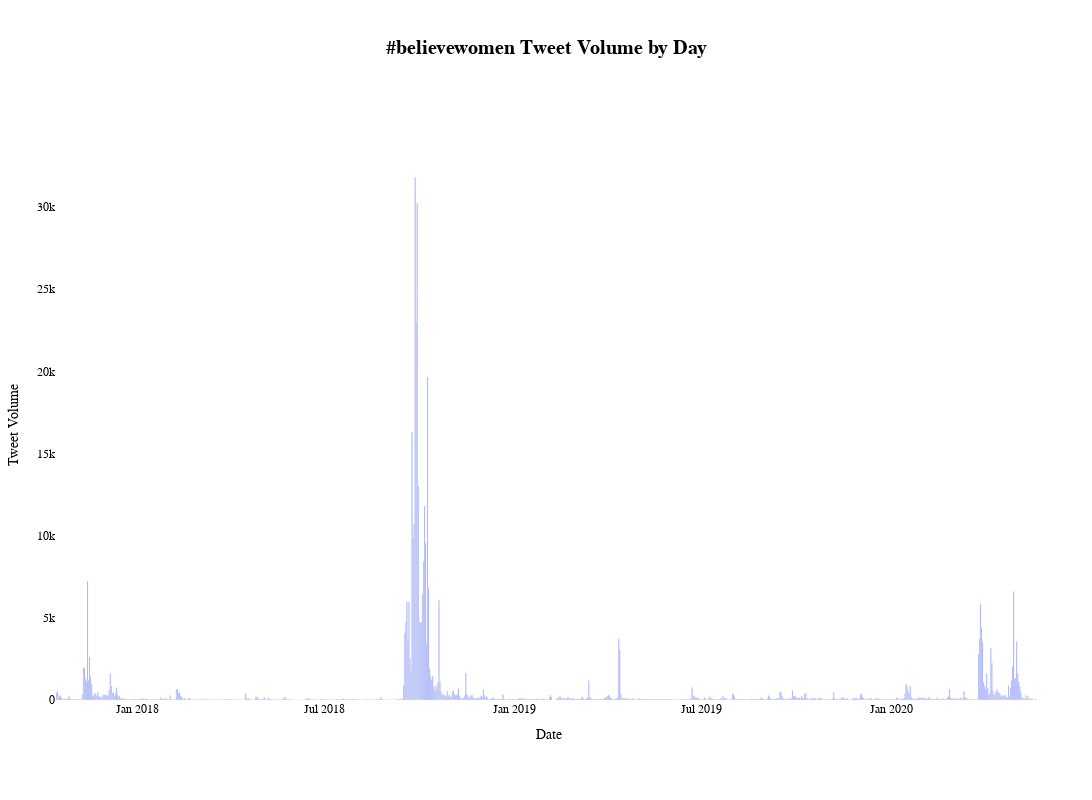

The notebook cell saved with this chart:
### Code cell
import pandas as pd
import plotly.express as px

times = pd.read_csv("/home/nruest/Projects/digfemcan/twitter-data/believewomen-times.csv")

times['created_at'] = pd.to_datetime(times['created_at'])

times['date'] = times['created_at'].dt.date

tweet_volume_by_day = times['date'].value_counts().sort_index()

fig = px.bar(
    x=tweet_volume_by_day.index,
    y=tweet_volume_by_day.values,
    labels={'x': 'Date', 'y': 'Tweet Volume'},
    title='Tweet Volume by Day',
)

fig.update_layout(
    title={
        'text': '#believewomen Tweet Volume by Day',
        'font': {
            'size': 20,
            'family': 'Arial, sans-serif',
            'color': 'black',
            'weight': 'bold'
        },
        'x': 0.5,
        'xanchor': 'center',
        'y': 0.95,
        'yanchor': 'top'
    },
    margin=dict(l=50, r=50, t=150, b=100),
    xaxis_title='Date',
    yaxis_title='Tweet Volume',
    plot_bgcolor='rgba(0,0,0,0)',
    paper_bgcolor='rgba(0,0,0,0)',
    font=dict(family="Arial, sans-serif", size=12, color="black"),
    width=1200,
    height=800,
)

fig.show()

### Figure 1 — Plotly figure (JSON) as saved in the notebook; plotly's stock layout.template omitted (floating-point values rounded to 4 significant figures; data arrays with more than 128 entries replaced by an {"elided": "..."} marker saying what was removed)
{"data": [{"alignmentgroup": "True", "hovertemplate": "Date=%{x}<br>Tweet Volume=%{y}<extra></extra>", "legendgroup": "", "marker": {"color": "#636efa", "pattern": {"shape": ""}}, "name": "", "offsetgroup": "", "orientation": "v", "showlegend": false, "textposition": "auto", "type": "bar", "x": {"elided": "944 str values"}, "xaxis": "x", "y": {"elided": "944 int values"}, "yaxis": "y"}], "layout": {"barmode": "relative", "font": {"color": "black", "family": "Arial, sans-serif", "size": 12}, "height": 800, "legend": {"tracegroupgap": 0}, "margin": {"b": 100, "l": 50, "r": 50, "t": 150}, "paper_bgcolor": "rgba(0, 0, 0, 0)", "plot_bgcolor": "rgba(0, 0, 0, 0)", "title": {"font": {"color": "black", "family": "Arial, sans-serif", "size": 20, "weight": "bold"}, "text": "#believewomen Tweet Volume by Day", "x": 0.5, "xanchor": "center", "y": 0.95, "yanchor": "top"}, "width": 1200, "xaxis": {"anchor": "y", "autorange": true, "domain": [0, 1], "range": ["2017-10-14 12:00", "2020-05-25 12:00"], "title": {"text": "Date"}, "type": "date"}, "yaxis": {"anchor": "x", "autorange": true, "domain": [0, 1], "range": [0, 33480.0], "title": {"text": "Tweet Volume"}, "type": "linear"}}}
